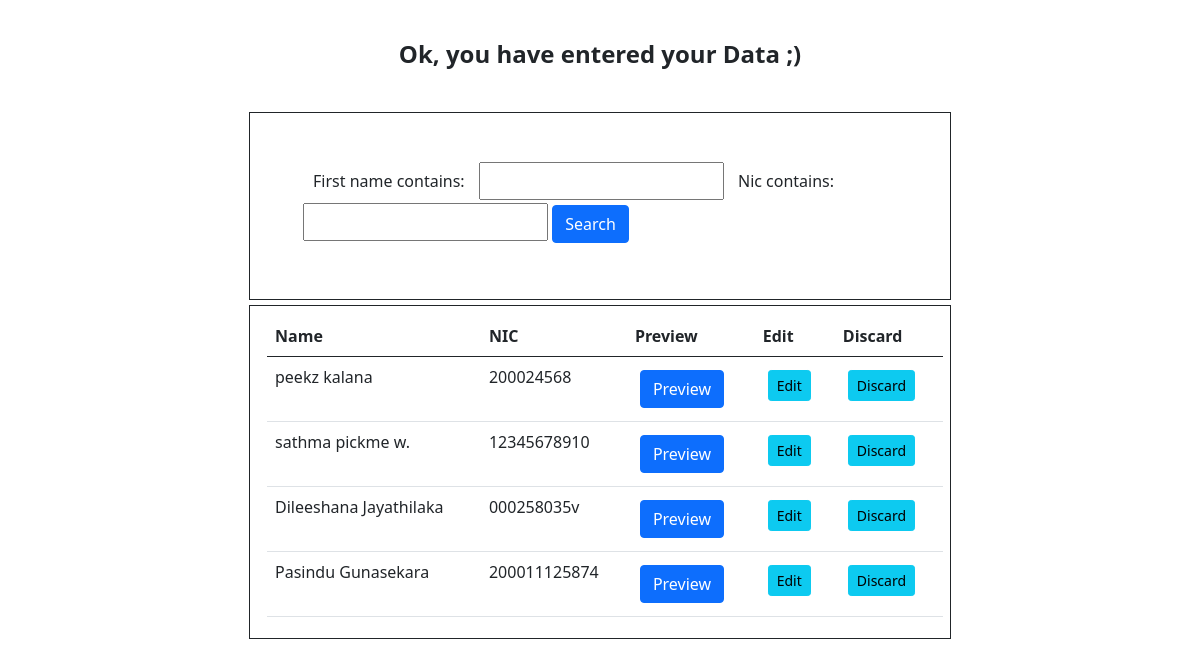
/button/, run on an earlier commit of the app's database.
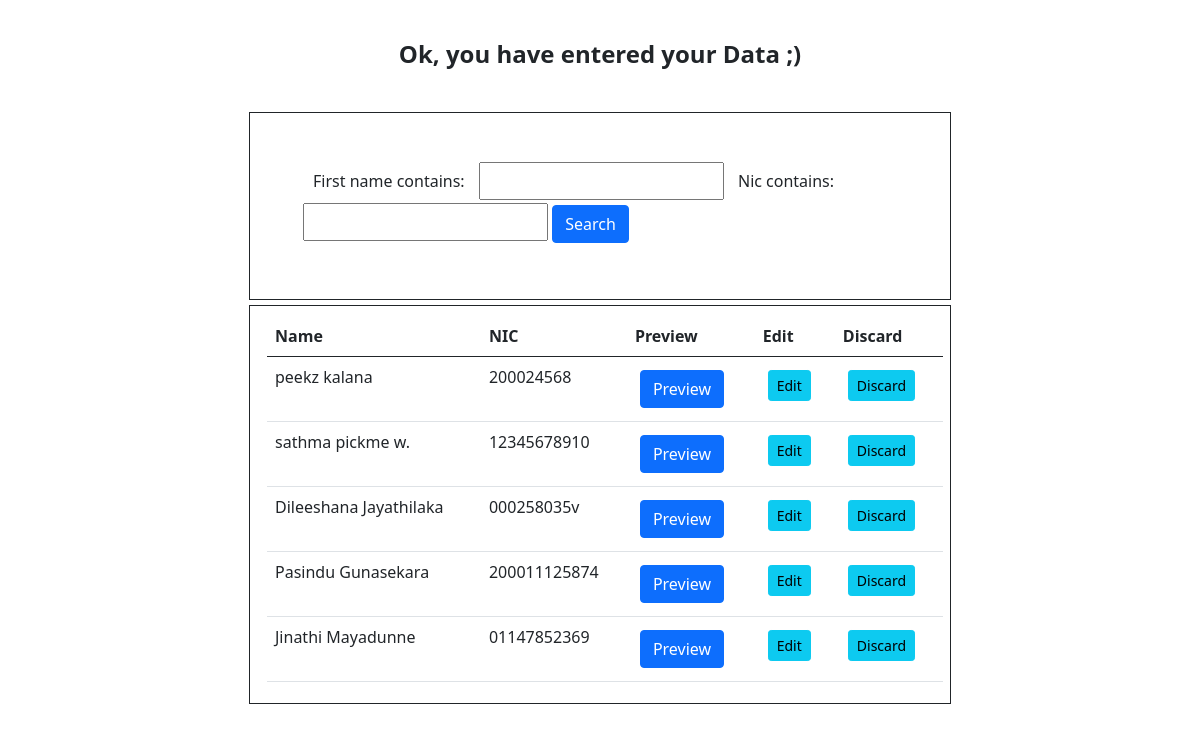
And on a later commit of the database.
### CVgenr/models.py (models this page shows, shortened)
class Cvdetails(models.Model):
    first_name = models.CharField(max_length=100, null=True)
    last_name = models.CharField(max_length=100, null=True)
    description = models.TextField(null=True)
    your_title = models.CharField(max_length=500, blank=True, null=True)
    nic = models.CharField(max_length=20, null=True)
    date_of_birth = models.DateField(max_length=20, null=True)
    address = models.CharField(max_length=100, null=True)
    mobile_contact = models.CharField(max_length=10, null=True)
    home_contact = models.CharField(max_length=10, null=True)
    email = models.CharField(max_length=100, null=True)
    experience = models.TextField(null=True)
    skill1 = models.CharField(max_length=50, null=True)
    skill2 = models.CharField(max_length=50, null=True)
    skill3 = models.CharField(max_length=50, null=True)
    skill4 = models.CharField(max_length=50, null=True)
    skill5 = models.CharField(max_length=50, null=True)
    skill6 = models.CharField(max_length=50, null=True)
    education = models.TextField(null=True)
    date_created = models.DateTimeField(auto_now_add=True, null=True)

### CVgenr/views.py (the view)
# urls.py: path('button/', views.readcvbtn, name="button"),
def readcvbtn(request):
    cvdata = Cvdetails.objects.all()
    cvfilter = CvFilter(request.GET, queryset=cvdata)
    cvdata = cvfilter.qs
    return render(request, 'CVpages/dil_preBtn.html', {'cvdata': cvdata , 'cvfilter':cvfilter })

### CVdemo/context_processors.py (called while the page is built)
def project_context(request):
    context = {
        'me':User.objects.first(),
    }
    return context

### CVgenr/templates/CVpages/dil_preBtn.html (shortened to what this page needs)
{% load static %}
<!DOCTYPE html>
<html lang="en">
<head>
    <link href="https://cdn.jsdelivr.net/npm/bootstrap@5.0.2/dist/css/bootstrap.min.css" rel="stylesheet">
    <link rel="stylesheet" type="text/css" href="{% static '/css/style.css' %}">
</head>
<body>
    <div class="row">
        <div class="col">
            <center>
                <h4><b> Ok, you have entered your Data ;) </b></h4>
            </center>
        </div>
    </div>
    <div class="container">
        <div class="row">
            <div class="col">
                <div class="card- card-body">
                    <form method="GET">
                        {{cvfilter.form}}
                        <input type="submit" class="btn btn-primary" value="Search">
                    </form>
                </div>
            </div>
        </div>
    </div>
    <div class="container">
        <table class="table table-hover">
            <thead>
                <tr>
                    <th scope="col">Name</th>
                    <th scope="col">NIC</th>
                    <th scope="col">Preview</th>
                    <th scope="col">Edit</th>
                    <th scope="col">Discard</th>
                </tr>
            </thead>
            {% for cvdata in cvdata %}
                <tr>
                    <td>{{cvdata.first_name}} {{cvdata.last_name}}</td>
                    <td>{{cvdata.nic}}</td>
                    <td><a class="btn btn-primary" href="{% url 'CVpages:portfoloio' cvdata.id %}">Preview</a></td>
                    <td><a class="btn btn-sm btn-info" href="{% url 'CVpages:updatecv' cvdata.id %}">Edit</a></td>
                    <td><a class="btn btn-sm btn-info" href="{% url 'CVpages:deletecv' cvdata.id %}">Discard</a></td>
                </tr>
            {% endfor %}
        </table>
    </div>
</body>
</html>

### static/css/style.css (style rules this page uses)
* { margin: 5px; padding: 5px; }
.container { width: 60%; border: 1px solid; }

What changed in the data, as far as the page shows it:
added Cvdetails: first_name "Jinathi", last_name "Mayadunne", nic "01147852369"
